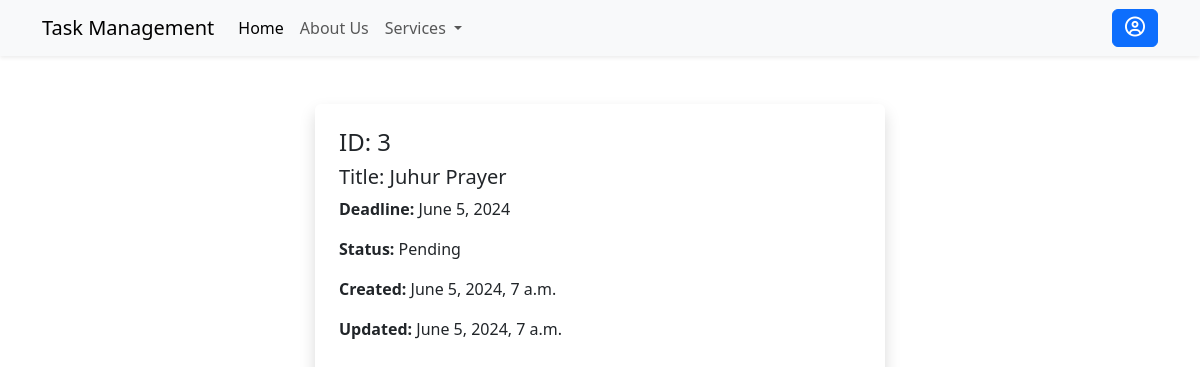
The page /tasks/3 (signed in) on the database as committed earlier.
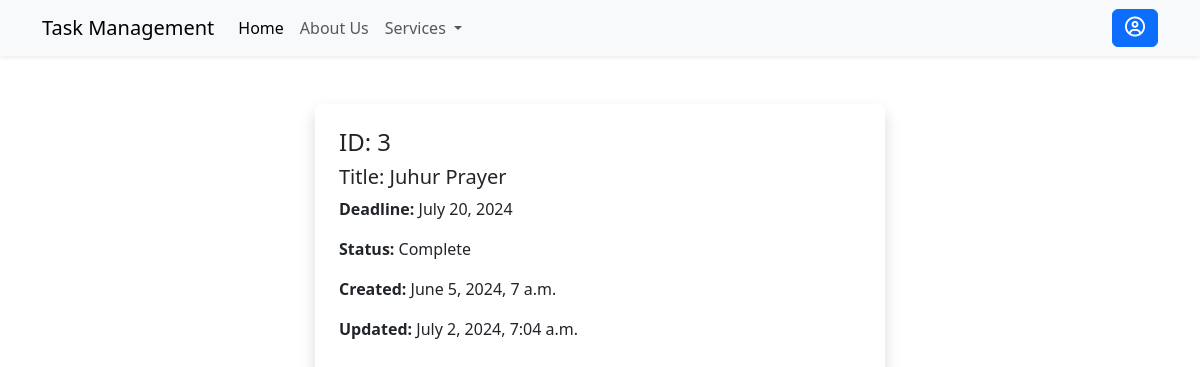
The same page on the database as committed later.
### tasks/models.py (models this page shows, shortened)
class Task(models.Model):
    STATUS_CHOICES = [
        ('P', 'Pending'),
        ('C', 'Complete'),
    ]
    user = models.ForeignKey(User, on_delete=models.CASCADE, related_name='tasks')
    title = models.CharField(max_length=255)
    deadline = models.DateField()
    status = models.CharField(max_length=2, choices=STATUS_CHOICES, default='Pending')
    created_at = models.DateTimeField(auto_now_add=True)
    updated_at = models.DateTimeField(auto_now=True)
    class Meta:
        ordering = ['-title']
        verbose_name = 'Task'
        verbose_name_plural = 'Tasks'

### tasks/views.py (the view)
# urls.py: path('<int:pk>', task, name="task"),
@login_required(login_url='signin')
def task(request, pk):
    task = Task.objects.get(pk=pk)
    return render(request, 'tasks/task.html', {'task': task})

### tasks/templates/tasks/task.html
{% extends "base.html" %}
{% block content %}
<div class="container mt-5">
    <div class="row justify-content-center align-items-center">
        <div class="col-6 shadow rounded p-4">
            <h4>ID: {{ task.id }}</h4>
            <h5>Title: {{ task.title }}</h5>
            <p><strong>Deadline:</strong> {{ task.deadline }}</p>
            <p><strong>Status:</strong> {{ task.get_status_display }}</p>
            <p><strong>Created:</strong> {{ task.created_at }}</p>
            <p><strong>Updated:</strong> {{ task.updated_at }}</p>
        </div>
    </div>
</div>
{% endblock content %}

Rows that differ between the two databases and show on the page:
changed Task "Juhur Prayer": deadline "June 5, 2024" → "July 20, 2024"; status "Pending" → "Complete"; updated_at "June 5, 2024, 7 a.m." → "July 2, 2024, 7:04 a.m."
